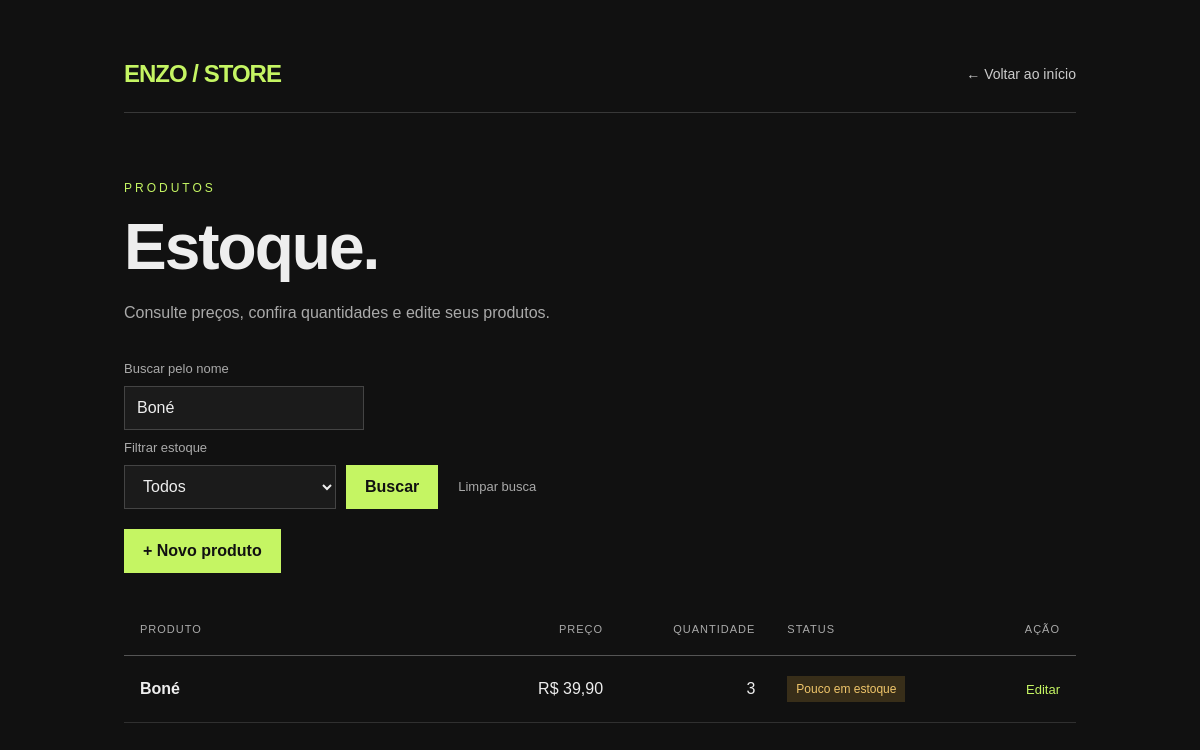
The app's page /estoque.php?busca=Boné (signed in) with its own data.
### tables this page shows
CREATE TABLE produtos (
 id INT AUTO_INCREMENT PRIMARY KEY,
 nome VARCHAR(100) NOT NULL,
 preco DECIMAL(10,2) NOT NULL,
 quantidade INT NOT NULL
);

### estoque.php (the view, shortened to what this page needs)
<?php
$busca = trim($_GET["busca"] ?? "");
$termo = "%" . $busca . "%";
$filtro = $_GET["estoque"] ?? "";
$sql = "SELECT * FROM produtos WHERE nome LIKE ?";
$sql .= " ORDER BY nome";
$comando = mysqli_prepare($conexao, $sql);
mysqli_stmt_bind_param($comando, "s", $termo);
mysqli_stmt_execute($comando);
$resultado = mysqli_stmt_get_result($comando);
?>
<!DOCTYPE html>
<html lang="pt-br">
<head>
    <link rel="stylesheet" href="estilo.css">
</head>
<body>
    <div class="container">
        <header class="topo">
            <a href="index.php" class="marca">ENZO / STORE</a>
            <a href="index.php" class="voltar">← Voltar ao início</a>
        </header>
        <main>
            <div class="introducao">
                <span class="etiqueta">Produtos</span>
                <h1>Estoque.</h1>
                <p class="descricao">
                    Consulte preços, confira quantidades e edite seus produtos.
                </p>
            </div>
            <div class="acoes-estoque">
                <form action="estoque.php" method="GET" class="busca">
                    <label for="busca">Buscar pelo nome</label>
                    <input
                        type="text"
                        id="busca"
                        name="busca"
                        placeholder="Ex.: Camiseta Denim"
                        value="<?php echo htmlspecialchars($busca, ENT_QUOTES, 'UTF-8'); ?>"
                    >
                    <label for="filtro-estoque">Filtrar estoque</label>
<select name="estoque" id="filtro-estoque">
    <option value="" <?php if ($filtro === "") echo "selected"; ?>>
        Todos
    </option>
</select>
                    <button type="submit" class="botao">Buscar</button>
                    <a href="estoque.php" class="link-discreto">
                        Limpar busca
                    </a>
                </form>
                <a href="cadProduto01.php" class="botao">
                    + Novo produto
                </a>
            </div>
            <?php if (mysqli_num_rows($resultado) == 0) { ?>
                <p class="vazio">Nenhum produto encontrado.</p>
            <?php } else { ?>
                <div class="tabela-container">
                    <table class="tabela tabela-estoque">
                        <thead>
                            <tr>
                                <th scope="col">Produto</th>
                                <th scope="col" class="numero">Preço</th>
                                <th scope="col" class="numero">Quantidade</th>
                                <th scope="col">Status</th>
                                <th scope="col">Ação</th>
                            </tr>
                        </thead>
                        <tbody>
                            <?php while ($produto = mysqli_fetch_assoc($resultado)) { ?>
                                <tr>
                                    <td>
                                        <?php
                                        echo htmlspecialchars(
                                            $produto["nome"],
                                            ENT_QUOTES,
                                            "UTF-8"
                                        );
                                        ?>
                                    </td>
                                    <td class="numero">
                                        R$ <?php echo number_format($produto["preco"], 2, ",", "."); ?>
                                    </td>
                                    <td class="numero">
                                        <?php echo (int) $produto["quantidade"]; ?>
                                    </td>
                                    <td>
                                        <?php if ($produto["quantidade"] > 5) { ?>
                                            <span class="status disponivel">
                                                Em estoque
                                            </span>
                                        <?php } elseif ($produto["quantidade"] >= 1) { ?>
                                            <span class="status baixo">
                                                Pouco em estoque
                                            </span>
                                        <?php } else { ?>
                                            <span class="status esgotado">
                                                Esgotado
                                            </span>
                                        <?php } ?>
                                    </td>
                                    <td>
                                        <a
                                            href="editarProduto01.php?id=<?php echo (int) $produto["id"]; ?>"
                                            class="editar"
                                        >
                                            Editar
                                        </a>
                                    </td>
                                </tr>
                            <?php } ?>
                        </tbody>
                    </table>
                </div>
            <?php } ?>
        </main>
    </div>
</body>
</html>

### estilo.css (style rules this page uses)
* { box-sizing: border-box; }
body { margin: 0; background: #111111; color: #eeeeee; font-family: Arial, sans-serif; }
.container { max-width: 1000px; margin: 0 auto; padding: 60px 24px; }
.topo { display: flex; justify-content: space-between; align-items: center; gap: 20px; padding-bottom: 24px; border-bottom: 1px solid #383838; }
.marca { color: #c5f563; font-size: 24px; font-weight: bold; letter-spacing: -1px; text-decoration: none; }
.introducao { margin: 65px 0 35px; }
.etiqueta { color: #c5f563; font-size: 12px; letter-spacing: 3px; text-transform: uppercase; }
h1 { margin: 14px 0; font-size: clamp(38px, 7vw, 64px); letter-spacing: -2px; }
.descricao { color: #aaaaaa; line-height: 1.6; }
.voltar { color: #cccccc; font-size: 14px; text-decoration: none; }
.acoes-estoque { display: flex; justify-content: space-between; align-items: center; flex-wrap: wrap; gap: 20px; margin-bottom: 30px; }
.busca { display: flex; align-items: center; flex-wrap: wrap; gap: 10px; }
.busca label { width: 100%; color: #aaaaaa; font-size: 13px; }
.busca input { width: 240px; max-width: 100%; padding: 12px; border: 1px solid #444444; border-radius: 0; background: #1b1b1b; color: #eeeeee; font: inherit; }
.botao { display: inline-block; padding: 12px 18px; border: 1px solid #c5f563; background: #c5f563; color: #111111; font: inherit; font-weight: bold; text-decoration: none; cursor: pointer; }
.link-discreto { padding: 10px; color: #aaaaaa; font-size: 13px; text-decoration: none; }
.tabela-container { overflow-x: auto; }
.tabela { width: 100%; border-collapse: collapse; text-align: left; }
.tabela th { padding: 16px; border-bottom: 1px solid #555555; color: #aaaaaa; font-size: 11px; font-weight: normal; letter-spacing: 1px; text-transform: uppercase; }
.tabela td { padding: 22px 16px; border-bottom: 1px solid #303030; }
.tabela .numero { text-align: right; white-space: nowrap; }
.status { display: inline-block; padding: 6px 9px; font-size: 12px; white-space: nowrap; }
.baixo { background: #382e19; color: #f0c66b; }
.editar { color: #c5f563; font-size: 13px; text-decoration: none; }
.tabela-estoque { min-width: 740px; table-layout: fixed; }
.tabela-estoque th:nth-child(1) { width: 34%; }
.tabela-estoque th:nth-child(2) { width: 18%; }
.tabela-estoque th:nth-child(3) { width: 16%; }
.tabela-estoque th:nth-child(4) { width: 22%; }
.tabela-estoque th:nth-child(5) { width: 10%; }
.tabela-estoque th, .tabela-estoque td { padding: 20px 16px; }
.tabela-estoque td:first-child { font-weight: bold; overflow-wrap: anywhere; }
.tabela-estoque th:last-child, .tabela-estoque td:last-child { text-align: right; }
.busca select { max-width: 100%; min-height: 44px; padding: 10px 14px; border: 1px solid #444444; border-radius: 0; background: #1b1b1b; color: #eeeeee; font: inherit; }

### records on screen
produtos: nome "Boné", preco "39,90", quantidade "3", shows "Pouco em estoque"
